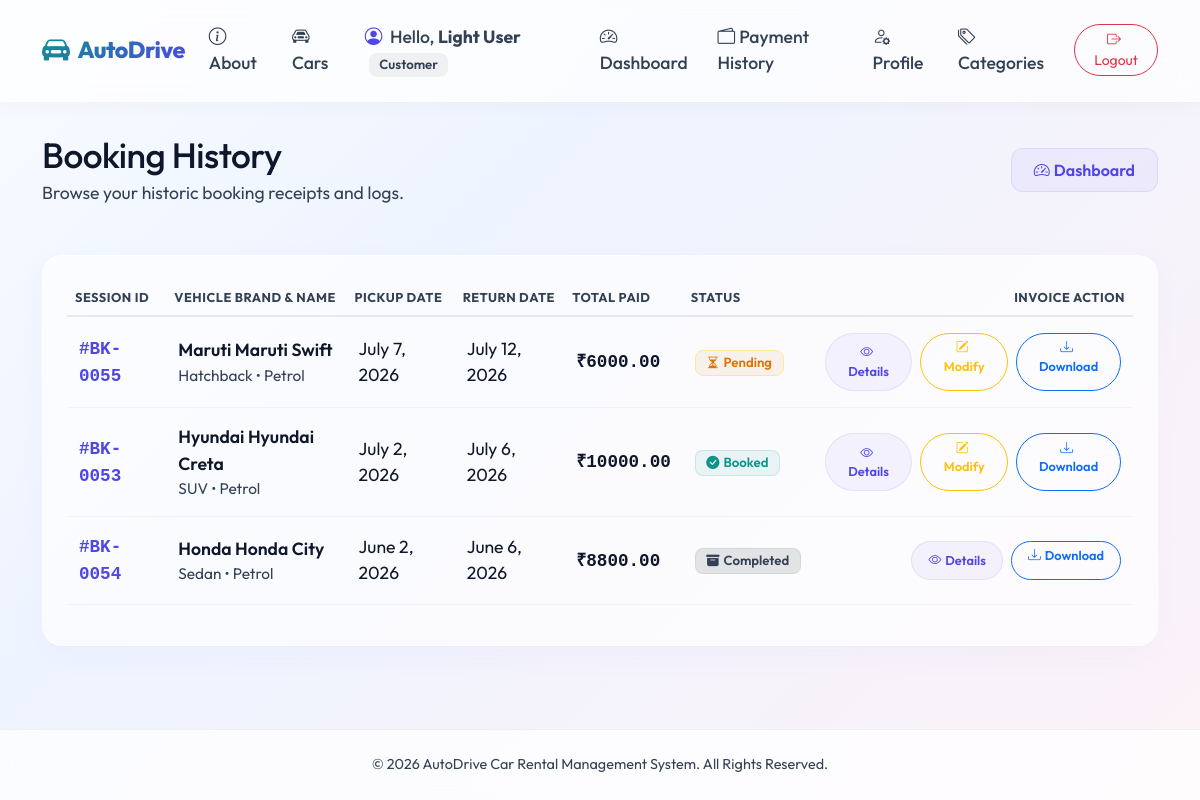
Screenshot of /history/ (signed in) with the database file from the repository.
### rental/models.py (models this page shows, shortened)
class User(AbstractUser):
    ROLE_CHOICES = (
        ('customer', 'Customer'),
        ('staff', 'Staff'),
        ('admin', 'Admin'),
    )
    username = None
    email = models.EmailField(unique=True, verbose_name="Email Address")
    name = models.CharField(max_length=255, verbose_name="Full Name")
    mobile = models.CharField(max_length=15, verbose_name="Mobile Number")
    license_number = models.CharField(max_length=50, blank=True, null=True, verbose_name="Driving License Number")
    role = models.CharField(max_length=10, choices=ROLE_CHOICES, default='customer', verbose_name="Role")
    is_license_verified = models.BooleanField(default=False, verbose_name="License Verified")
    objects = UserManager()
    USERNAME_FIELD = 'email'
    REQUIRED_FIELDS = ['name']

class Booking(models.Model):
    STATUS_CHOICES = (
        ('pending', 'Pending Approval'),
        ('confirmed', 'Booked'),
        ('booked', 'Booked'),
        ('picked_up', 'Picked Up'),
        ('in_use', 'In Use'),
        ('returned', 'Returned'),
        ('completed', 'Completed'),
        ('cancelled', 'Cancelled'),
    )
    user = models.ForeignKey(User, on_delete=models.CASCADE, related_name='bookings', verbose_name="Customer")
    car = models.ForeignKey(Car, on_delete=models.CASCADE, related_name='bookings', verbose_name="Vehicle")
    pickup_date = models.DateField(verbose_name="Pickup Date")
    return_date = models.DateField(verbose_name="Return Date")
    total_days = models.IntegerField(default=1, verbose_name="Total Days")
    status = models.CharField(max_length=20, choices=STATUS_CHOICES, default='pending', verbose_name="Status")
    total_price = models.DecimalField(max_digits=10, decimal_places=2, verbose_name="Total Price")
    damage_report = models.TextField(blank=True, null=True, verbose_name="Damage Report")
    pickup_time = models.DateTimeField(blank=True, null=True, verbose_name="Actual Pickup Time")
    return_time = models.DateTimeField(blank=True, null=True, verbose_name="Actual Return Time")

class Car(models.Model):
    STATUS_CHOICES = (
        ('Available', 'Available'),
        ('Booked', 'Booked'),
        ('Maintenance', 'Maintenance'),
        ('Inactive', 'Inactive'),
    )
    name = models.CharField(max_length=150, verbose_name="Vehicle Name")
    brand = models.CharField(max_length=100, verbose_name="Brand")
    model = models.CharField(max_length=100, verbose_name="Model")
    category = models.ForeignKey(Category, on_delete=models.SET_NULL, null=True, blank=True, related_name='cars', verbose_name="Category")
    year = models.IntegerField(verbose_name="Year")
    fuel_type = models.CharField(max_length=50, verbose_name="Fuel Type")
    transmission = models.CharField(max_length=50, verbose_name="Transmission")
    seating_capacity = models.IntegerField(verbose_name="Seating Capacity")
    rent_per_day = models.DecimalField(max_digits=10, decimal_places=2, verbose_name="Rent Per Day")
    image = models.ImageField(upload_to='cars/', blank=True, null=True, verbose_name="Vehicle Image")
    status = models.CharField(max_length=50, choices=STATUS_CHOICES, default='Available', verbose_name="Status")

class Category(models.Model):
    name = models.CharField(max_length=100, unique=True, verbose_name="Category Name")
    description = models.TextField(blank=True, null=True, verbose_name="Description")

### rental/views.py (the view)
# urls.py: path('history/', views.view_history_view, name='view_history'),
@login_required
def view_history_view(request):
    bookings = Booking.objects.filter(user=request.user).order_by('-pickup_date')
    return render(request, 'rental/history.html', {'bookings': bookings})

### templates/rental/history.html (shortened to what this page needs)
{% extends 'base.html' %}
{% block content %}
<div class="container my-5 fade-in-up">
    <div class="d-flex justify-content-between align-items-center mb-5">
        <div>
            <h1 class="fw-extrabold text-dark mb-1" style="font-size: 2.2rem; letter-spacing: -0.5px;">Booking History</h1>
            <p class="text-muted mb-0">Browse your historic booking receipts and logs.</p>
        </div>
        <a href="{% url 'dashboard' %}" class="btn btn-custom-secondary">
            <i class="bi bi-speedometer2 me-1"></i>Dashboard
        </a>
    </div>
    <div class="card card-custom p-4">
        <div class="table-responsive">
            <table class="table align-middle">
                <thead>
                    <tr>
                        <th scope="col">Session ID</th>
                        <th scope="col">Vehicle Brand & Name</th>
                        <th scope="col">Pickup Date</th>
                        <th scope="col">Return Date</th>
                        <th scope="col">Total Paid</th>
                        <th scope="col">Status</th>
                        <th scope="col" class="text-end">Invoice Action</th>
                    </tr>
                </thead>
                <tbody>
                    {% for booking in bookings %}
                    <tr>
                        <td>
                            <strong class="text-primary font-monospace">#BK-{{ booking.id|stringformat:"04d" }}</strong>
                        </td>
                        <td>
                            <div class="fw-semibold text-dark">{{ booking.car.brand }} {{ booking.car.name }}</div>
                            <div class="small text-muted">{{ booking.car.category.name|default:"Uncategorized" }} &bull; {{ booking.car.fuel_type }}</div>
                        </td>
                        <td>{{ booking.pickup_date }}</td>
                        <td>{{ booking.return_date }}</td>
                        <td>
                            <span class="fw-bold text-dark font-monospace">₹{{ booking.total_price }}</span>
                        </td>
                        <td>
                                    {% if booking.status == 'pending' %}
                                        <span class="badge bg-warning-subtle text-warning border border-warning-subtle px-2.5 py-1.5"><i class="bi bi-hourglass-split me-1"></i>Pending</span>
                                    {% elif booking.status == 'confirmed' or booking.status == 'booked' %}
                                        <span class="badge bg-success-subtle text-success border border-success-subtle px-2.5 py-1.5"><i class="bi bi-check-circle-fill me-1"></i>Booked</span>
                                    {% elif booking.status == 'picked_up' %}
                                        <span class="badge bg-info-subtle text-info border border-info-subtle px-2.5 py-1.5"><i class="bi bi-key-fill me-1"></i>Picked Up</span>
                                    {% elif booking.status == 'in_use' %}
                                        <span class="badge bg-primary-subtle text-primary border border-primary-subtle px-2.5 py-1.5"><i class="bi bi-car-front-fill me-1"></i>In Use</span>
                                    {% elif booking.status == 'returned' %}
                                        <span class="badge bg-warning-subtle text-warning border border-warning-subtle px-2.5 py-1.5"><i class="bi bi-box-arrow-in-left me-1"></i>Returned</span>
                                    {% elif booking.status == 'completed' %}
                                        <span class="badge bg-secondary-subtle text-secondary border border-secondary-subtle px-2.5 py-1.5"><i class="bi bi-archive-fill me-1"></i>Completed</span>
                                    {% else %}
                                        <span class="badge bg-danger-subtle text-danger border border-danger-subtle px-2.5 py-1.5"><i class="bi bi-x-circle-fill me-1"></i>Cancelled</span>
                                    {% endif %}
                        </td>
                        <td class="text-end">
                            <div class="d-flex justify-content-end gap-2">
                                <a href="{% url 'booking_detail' booking.id %}" class="btn btn-custom-secondary btn-sm px-3 rounded-pill" style="font-size: 0.8rem; font-weight: 600;">
                                    <i class="bi bi-eye me-1"></i>Details
                                </a>
                                {% if booking.status == 'pending' or booking.status == 'confirmed' %}
                                    <a href="{% url 'modify_booking' booking.id %}" class="btn btn-outline-warning btn-sm px-3 rounded-pill" style="font-size: 0.8rem; font-weight: 600;">
                                        <i class="bi bi-pencil-square me-1"></i>Modify
                                    </a>
                                {% endif %}
                                <a href="{% url 'download_invoice' booking.id %}" class="btn btn-outline-primary btn-sm px-3 rounded-pill" style="font-size: 0.8rem; font-weight: 600;">
                                    <i class="bi bi-download me-1"></i>Download
                                </a>
                            </div>
                        </td>
                    </tr>
                    {% endfor %}
                </tbody>
            </table>
        </div>
    </div>
</div>
{% endblock %}

### templates/base.html (shortened to what this page needs)
{% load static %}
<!DOCTYPE html>
<html lang="en">
<head>
    <link href="https://cdn.jsdelivr.net/npm/bootstrap@5.3.2/dist/css/bootstrap.min.css" rel="stylesheet">
    <link rel="stylesheet" href="https://cdn.jsdelivr.net/npm/bootstrap-icons@1.11.2/font/bootstrap-icons.min.css">
    <link rel="stylesheet" href="{% static 'css/style.css' %}?v=4.0">
</head>
<body>
    <nav class="navbar navbar-expand-lg navbar-light navbar-custom py-3">
        <div class="container">
            <a class="navbar-brand d-flex align-items-center" href="{% url 'home' %}">
                <i class="bi bi-car-front-fill me-2 fs-3 text-primary"></i>
                <span>AutoDrive</span>
            </a>
            <div class="collapse navbar-collapse" id="navbarNav">
                <ul class="navbar-nav ms-auto align-items-center gap-2">
                    <li class="nav-item">
                        <a class="nav-link" href="{% url 'about' %}">
                            <i class="bi bi-info-circle me-1"></i>About
                        </a>
                    </li>
                    <li class="nav-item">
                        <a class="nav-link" href="{% url 'car_list' %}">
                            <i class="bi bi-car-front me-1"></i>Cars
                        </a>
                    </li>
                    {% if user.is_authenticated %}
                        <li class="nav-item">
                            <span class="nav-link text-secondary pe-none">
                                <i class="bi bi-person-circle me-1 text-primary"></i>
                                Hello, <strong>{{ user.name }}</strong>
                                <span class="badge bg-secondary ms-1">{{ user.get_role_display }}</span>
                            </span>
                        </li>
                        <li class="nav-item">
                            <a class="nav-link" href="{% url 'dashboard' %}">
                                <i class="bi bi-speedometer2 me-1"></i>Dashboard
                            </a>
                        </li>
                        <li class="nav-item">
                            <a class="nav-link" href="{% url 'payment_history' %}">
                                <i class="bi bi-wallet2 me-1"></i>Payment History
                            </a>
                        </li>
                        <li class="nav-item">
                            <a class="nav-link" href="{% url 'profile' %}">
                                <i class="bi bi-person-gear me-1"></i>Profile
                            </a>
                        </li>
                        <li class="nav-item">
                            <a class="nav-link" href="{% url 'category_list' %}">
                                <i class="bi bi-tags me-1"></i>Categories
                            </a>
                        </li>
                        <li class="nav-item ms-2">
                            <a class="btn btn-outline-danger btn-sm rounded-pill px-3" href="{% url 'logout' %}">
                                <i class="bi bi-box-arrow-right me-1"></i>Logout
                            </a>
                        </li>
                    {% endif %}
                </ul>
            </div>
        </div>
    </nav>
    <main class="flex-grow-1">
        {% block content %}
        {% endblock %}
    </main>
    <footer>
        <div class="container">
            <p class="mb-0">&copy; 2026 AutoDrive Car Rental Management System. All Rights Reserved.</p>
        </div>
    </footer>
</body>
</html>

### static/css/style.css (style rules this page uses)
:root { --primary-color: #4f46e5; --primary-hover: #4338ca; --primary-glow: rgba(79, 70, 229, 0.12); --accent-teal: #0d9488; --accent-teal-glow: rgba(13, 148, 136, 0.12); --accent-pink: #db2777; --accent-pink-glow: rgba(219, 39, 119, 0.12); --accent-amber: #d97706; --accent-amber-glow: rgba(217, 119, 6, 0.12); --bg-light: #f4f6fc; --bg-card: rgba(255, 255, 255, 0.65); --border-color: rgba(255, 255, 255, 0.5); --text-main: #0f172a; --text-muted: #334155; --text-dark: #0f172a; --transition-speed: 0.3s; }
body { font-family: 'Outfit', sans-serif; font-size: 1.1rem; background: linear-gradient(135deg, #f8faff 0%, #eef4ff 35%, #fdf2f8 100%); background-attachment: fixed; color: var(--text-main); min-height: 100vh; display: flex; flex-direction: column; position: relative; overflow-x: hidden; padding-top: 86px; }
.fade-in-up { animation: fadeInUp 0.6s cubic-bezier(0.16, 1, 0.3, 1) both; }
.navbar-custom { background: rgba(255, 255, 255, 0.75) !important; backdrop-filter: blur(16px); border-bottom: 1px solid rgba(255, 255, 255, 0.5); box-shadow: 0 4px 20px rgba(0, 0, 0, 0.03); position: fixed !important; top: 0; left: 0; right: 0; z-index: 1050; }
.navbar-brand { font-weight: 800; font-size: 1.45rem; letter-spacing: -0.5px; background: linear-gradient(135deg, var(--accent-teal) 0%, var(--primary-color) 100%); -webkit-background-clip: text; -webkit-text-fill-color: transparent; transition: filter var(--transition-speed); }
.navbar-custom .nav-link { font-weight: 500; color: var(--text-muted) !important; transition: all var(--transition-speed) ease; }
.card-custom { background: var(--bg-card); border: 1px solid rgba(255, 255, 255, 0.6); border-radius: 20px; backdrop-filter: blur(20px); box-shadow: 0 10px 30px rgba(79, 70, 229, 0.04), 0 1px 3px rgba(0, 0, 0, 0.02); transition: all var(--transition-speed) cubic-bezier(0.25, 0.8, 0.25, 1); overflow: hidden; }
footer { padding: 24px 0; margin-top: 24px; color: var(--text-muted); border-top: 1px solid rgba(0,0,0,0.06); background: rgba(255,255,255,0.45); }
.text-dark { color: var(--text-dark) !important; }
.text-muted { color: var(--text-muted) !important; }
.text-secondary { color: var(--text-muted) !important; }
.btn-custom-secondary { background-color: rgba(79, 70, 229, 0.05); border: 1px solid rgba(79, 70, 229, 0.1); color: var(--primary-color) !important; font-weight: 600; padding: 9px 22px; border-radius: 12px; transition: all var(--transition-speed); }
.table { --bs-table-bg: transparent; --bs-table-color: var(--text-main); --bs-table-border-color: rgba(0, 0, 0, 0.05); }
.table th { font-weight: 700; color: var(--text-muted) !important; text-transform: uppercase; font-size: 0.8rem; letter-spacing: 0.5px; border-bottom: 2px solid rgba(0, 0, 0, 0.08) !important; }
.table td { padding: 1rem 0.75rem; border-bottom: 1px solid rgba(0, 0, 0, 0.04); }
.table tbody tr { transition: background-color var(--transition-speed); }
.badge { font-weight: 600; padding: 0.4em 0.8em; border-radius: 8px; }
.bg-secondary { background-color: rgba(0, 0, 0, 0.05) !important; color: var(--text-muted) !important; }
.bg-success-subtle { background-color: rgba(13, 148, 136, 0.08) !important; }
.bg-warning-subtle { background-color: rgba(217, 119, 6, 0.08) !important; }
.text-primary { color: #4f46e5 !important; }
.text-success { color: #0d9488 !important; }
.text-warning { color: #d97706 !important; }
.border-success-subtle { border-color: rgba(13, 148, 136, 0.15) !important; }
.border-secondary-subtle { border-color: rgba(0, 0, 0, 0.06) !important; }
footer { background: rgba(255, 255, 255, 0.75); border-top: 1px solid rgba(0, 0, 0, 0.05); padding: 24px 0; text-align: center; color: var(--text-muted); font-size: 0.9rem; margin-top: auto; backdrop-filter: blur(16px); }

### rows the page displays
User: name "Light User", role "Customer"
Booking: id "0055", car.brand "Maruti", car.name "Maruti Swift", car.category.name "Hatchback", car.fuel_type "Petrol", pickup_date "July 7, 2026", return_date "July 12, 2026", total_price "6000.00", status "pending" (drawn)
Booking: id "0053", car.brand "Hyundai", car.name "Hyundai Creta", car.category.name "SUV", car.fuel_type "Petrol", pickup_date "July 2, 2026", return_date "July 6, 2026", total_price "10000.00", status "confirmed" (drawn)
Booking: id "0054", car.brand "Honda", car.name "Honda City", car.category.name "Sedan", car.fuel_type "Petrol", pickup_date "June 2, 2026", return_date "June 6, 2026", total_price "8800.00", status "completed" (drawn)
